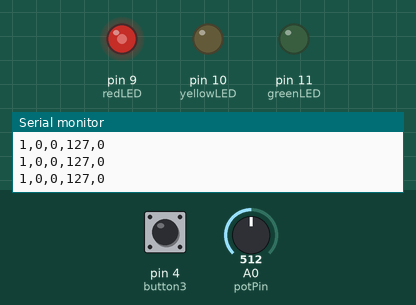
The program below on a simulated Arduino Uno, built with avr-gcc and run on an emulated ATmega328P. On the bench: output pins drawn as LEDs (lit = HIGH), the last lines printed to the serial monitor. The inputs (shaded band) are chosen by the test bench; at power-on: A0 (potPin) = 512, pin 4 (button3) HIGH.

Above: at 1.2 s.
1.3 s: A0 (potPin) set to 716
At 3.2 s:
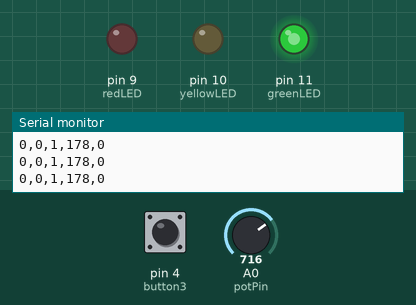
4.3 s: A0 (potPin) set to 900
At 7.0 s:
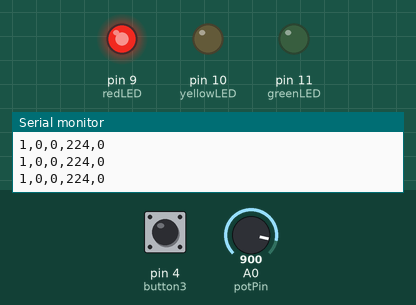
7.3 s: A0 (potPin) set to 511
At 9.0 s:
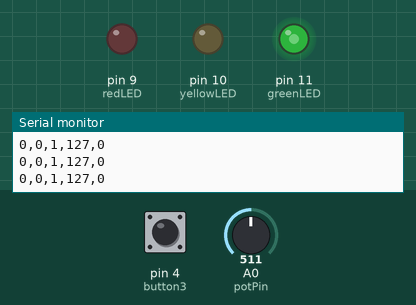
10.3 s: A0 (potPin) set to 122
At 12.8 s:
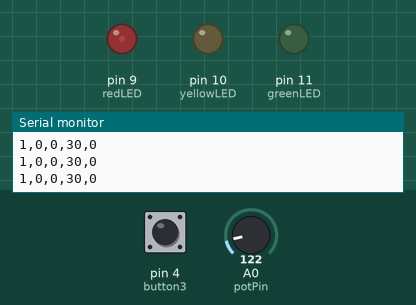
13.3 s: pin 4 (button3) pulled LOW for 0.15 s
At 13.8 s:
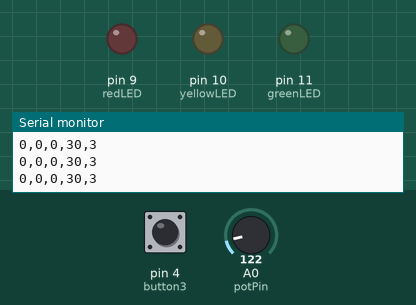
14.9 s: pin 4 (button3) pulled LOW for 1 s
At 16.2 s:
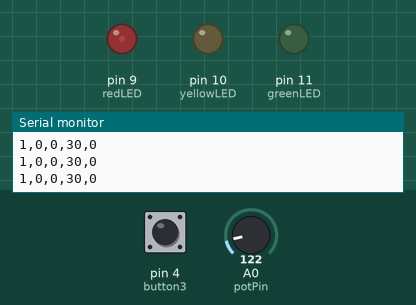
Timing chart, 0 to 18.9 s (numbered marks = the images above; inputs shaded):
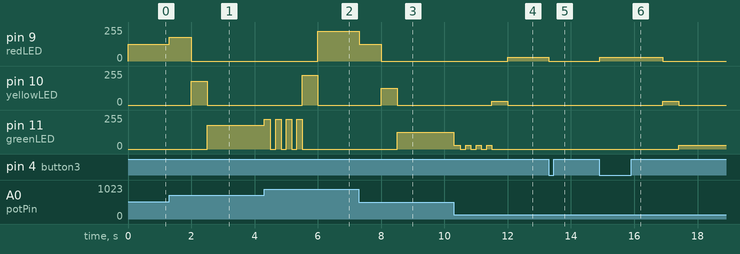

The program:

main.cpp
```cpp
#include <Arduino.h>
#include <TaskScheduler.h>
#include <PinChangeInterrupt.h>

// pin 정의
const int button1 = 2;
const int button2 = 3;
const int button3 = 4;
const int potPin = A0;
const int redLED = 9;
const int yellowLED = 10;
const int greenLED = 11;

// LED 상태 초기화
volatile bool redState = LOW;
volatile bool yellowState = LOW;
volatile bool greenState = LOW;

// LED 상태 변경을 위한 flag
volatile int ledFlag = 0;
// 버튼 flag
volatile int button1flag = 0;
volatile int button2flag = 0;
volatile int button3flag = 0;

// LED 지속 시간
int RED_TIME    = 2000;
int YELLOW_TIME = 500;
int GREEN_TIME  = 2000;

// led 3번씩 꺼지고 켜지기기
const int GREEN_BLINK = 1000;
const int GREEN_BLINK_INTERVAL = 166;

// LED 깜빡임 주기
const int BLINK = 400;

// 가변저항 값 조절 간격
const int BRIGHTNESS_UPDATE_INTERVAL = 10;

// LED 상태 - onenable, ondisable
bool redOE();
void redOD();
bool yellowOE();
void yellowOD();
bool greenOE();
void greenOD();
// LED 상태 - LOW 상태로 변경
void reset();

// LED 상태 - Blink
void Toggle();
// 기본동작의 green blink
bool greenBlinkOE();
void greenBlinkCB();
void greenBlinkOD();

// 버튼 ISR 함수
void button1_ISR();
void button2_ISR();
void button3_ISR();

// 가변저항 값 조절
void adjustBrightness();

// send Traffic State
void sendTrafficState();

// 모드 변경
void updateMode(int mode);

// TaskScheduler 객체 생성
Scheduler ts;

// Task 객체 생성
Task red(RED_TIME, TASK_ONCE, NULL, &ts, false, redOE, redOD); // redOE: onenable, redOD: ondisable
Task yellow(YELLOW_TIME, TASK_ONCE, NULL, &ts, false, yellowOE, yellowOD); // yellowOE: onenable, yellowOD: ondisable
Task green(GREEN_TIME, TASK_ONCE, NULL, &ts, false, greenOE, greenOD);   // greenOE: onenable, greenOD: ondisable
Task greenbasicBlink(GREEN_BLINK_INTERVAL, GREEN_BLINK / (GREEN_BLINK_INTERVAL), greenBlinkCB, &ts, false, greenBlinkOE, greenBlinkOD); // greenBlinkOE: onenable, greenBlinkOD: ondisable

// button2 누르면 모든 LED 깜빡임
Task BlinkAll(BLINK, TASK_FOREVER, &Toggle);

// 가변저항 값 조절
Task adjustBrightnessTask(BRIGHTNESS_UPDATE_INTERVAL, TASK_FOREVER, &adjustBrightness, &ts, true);

// 신호등 상태 전송
Task sendTrafficStateTask(50, TASK_FOREVER, &sendTrafficState, &ts, true);


void setup() {
  Serial.begin(9600);

  // pin mode 설정
  pinMode(button1, INPUT_PULLUP);
  pinMode(button2, INPUT_PULLUP);
  pinMode(button3, INPUT_PULLUP);

  pinMode(potPin, INPUT);

  pinMode(redLED, OUTPUT);
  pinMode(yellowLED, OUTPUT);
  pinMode(greenLED, OUTPUT);

  // Task 등록
  ts.addTask(BlinkAll);

  // pcint 설정
  attachPCINT(digitalPinToPCINT(button1), button1_ISR, FALLING);
  attachPCINT(digitalPinToPCINT(button2), button2_ISR, FALLING);
  attachPCINT(digitalPinToPCINT(button3), button3_ISR, FALLING);

  //red restart
  red.restartDelayed();
}

void loop() {
  // Task 실행
  ts.execute();
}

// 버튼 1, 2, 3 인터럽트 설정
void button1_ISR() {
  button1flag ^= 1; // 버튼을 누를 때마다 0/1 전환
  Serial.println(button1flag);
  if (button1flag == 1) { //버튼이 눌리면
    // LED Task 중단
    red.abort();
    yellow.abort();
    green.abort();
    greenbasicBlink.abort();
    BlinkAll.abort();

    Serial.println("abort");
    //emergency mode
    redState = HIGH;
    yellowState = LOW;
    greenState = LOW;
  }
  else {
    reset();
    BlinkAll.abort(); // 모든 LED 깜빡임 중지 (button2 눌린 상태일 때를 방지)
    Serial.println("restart");
    red.restartDelayed(); //기본동작 재시작
  }
}

void button2_ISR() {
  button2flag ^= 1;
  Serial.println(button2flag);
  if(button2flag == 1){ //button2 눌렸을 때
    // LED Task 중단
    red.abort();
    yellow.abort();
    green.abort();
    greenbasicBlink.abort();

    reset();
    // 모든 LED 깜빡임 시작
    BlinkAll.enable();
  }
  else{
    reset();
    BlinkAll.abort();
    red.restartDelayed(); //기본동작 재시작
    Serial.println("restart");
  }
}

void button3_ISR() {
  button3flag ^= 1;
  if(button3flag == 1){ //button3 눌렸을 때
    // LED Task 중단
    red.abort();
    yellow.abort();
    green.abort();
    greenbasicBlink.abort();
    BlinkAll.abort();

    reset();
  }
  else{
    reset();
    BlinkAll.abort();
    red.restartDelayed(); //기본동작 재시작
    Serial.println("restart");
  }
}

// LED 밝기 조절 함수
void adjustBrightness() {
  int sensorValue = analogRead(potPin); // 가변저항 값 읽기
  int brightness = map(sensorValue, 0, 1023, 0, 255); // 0~1023 → 0~255로 변환

  // LED 밝기 조절: 거짓이면 0, 참이면 brightness 값
  analogWrite(redLED, redState == HIGH ? brightness : 0);
  analogWrite(yellowLED, yellowState == HIGH ? brightness : 0);
  analogWrite(greenLED, greenState == HIGH ? brightness : 0);
}

// 신호등 상태 전송
void sendTrafficState() {
  int sensorValue = analogRead(potPin);
  int brightness = map(sensorValue, 0, 1023, 0, 255);

  // 신호등 상태 전송[redState, yellowState, greenState, brightness, mode]
  Serial.print(redState);
  Serial.print(",");
  Serial.print(yellowState);
  Serial.print(",");
  Serial.print(greenState);
  Serial.print(",");
  Serial.print(brightness);
  Serial.print(",");
  Serial.println(button1flag + 2 * button2flag + 3 * button3flag);
}

// 시리얼 통신 이벤트 처리
void serialEvent() {
  if (Serial.available()) { // 데이터가 수신되면
    String data = Serial.readStringUntil('\n');   // 줄바꿈 문자까지 읽기
    data.trim(); // 앞뒤 공백 제거

    // 모드 변경 처리 (p5.js → Arduino)
    if (data.startsWith("mode:")) { // "mode:"로 시작하는 경우
      int newMode = data.substring(5).toInt(); // "mode:1" → 1로 변환
      if (newMode >= 0 && newMode <= 3) { // 0~3 사이인 경우
        button1flag = (newMode == 1); // 버튼1 flag 설정
        button2flag = (newMode == 2); // 버튼2 flag 설정
        button3flag = (newMode == 3); // 버튼3 flag 설정
        updateMode(newMode); // 모드 변경 처리
      }
    }
    else {
      // 기존 슬라이더 데이터 처리
      int times[3]; // 시간 배열
      int index = 0;
      char *token = strtok(const_cast<char *>(data.c_str()), ","); // 쉼표로 분리
      while (token != NULL && index < 3) { // 쉼표로 분리한 값이 있고 3개 이하인 경우
        times[index++] = atoi(token); // 정수로 변환하여 배열에 저장
        token = strtok(NULL, ",");    // 다음 토큰 읽기
      }
      if (index == 3) { // 3개의 값이 있는 경우
        RED_TIME = times[0];    // 기본동작 red 시간 설정
        YELLOW_TIME = times[1]; // 기본동작 yellow 시간 설정
        GREEN_TIME = times[2]; // 기본동작 green 시간 설정
        red.setInterval(RED_TIME); // red Task 시간 설정
        yellow.setInterval(YELLOW_TIME); // yellow Task 시간 설정
        green.setInterval(GREEN_TIME); // green Task 시간 설정
      }
    }
  }
}

// 모드 변경 시 LED 상태 업데이트 (p5.js에서 받은 모드 적용)
void updateMode(int mode) {
  // 기존 실행 중인 Task 중단
  red.abort();
  yellow.abort();
  green.abort();
  greenbasicBlink.abort();
  BlinkAll.abort();

  reset();
  // 모드에 따라 LED 상태 변경
  switch (mode) {
    case 1:
      redState = HIGH;
      break;
    case 2:
      BlinkAll.enable();
      break;
    case 3:
      // 모든 LED를 꺼두고 대기
      break;
    default:
      red.restartDelayed();
      break;
  }
}

// LED 제어 함수
bool redOE() {
  redState = HIGH;
  Serial.println("red on");
  return true;
}

void redOD() {
  redState = LOW;
  ledFlag = 1;
  Serial.println("red off");

  yellow.restartDelayed(); // red 끝나고 yellow Task 시작
}

bool yellowOE() {
  yellowState = HIGH;
  Serial.println("yellow on");
  return true;
}

void yellowOD() {
  yellowState = LOW;
  Serial.println("yellow off");
  if(ledFlag==1){
    green.restartDelayed(); // yellow 끝나고 green Task 시작
  }
  else{
    red.restartDelayed(); // yellow 끝나고 red Task 시작
  }
}

bool greenOE() {
  greenState = HIGH;
  Serial.println("green on");
  return true;
}

void greenOD() {
  greenState = LOW;
  Serial.println("green off");
  ledFlag = 0;
  greenbasicBlink.restartDelayed(); // green 끝나고 greenBlink Task 시작
}


// basic green blink
bool greenBlinkOE() {
  greenState = LOW;
  return true;
}

void greenBlinkCB()  {
  greenState = greenState ^ 1;
}

void greenBlinkOD() {
  greenState = LOW;
  yellow.restartDelayed();
}
// LED Blink
void Toggle(){
  redState = redState ^ 1;
  yellowState = yellowState ^ 1;
  greenState = greenState ^ 1;
}

void reset(){
  redState = LOW;
  yellowState = LOW;
  greenState = LOW;
}
```

Measured:
- after the input at 1.3 s, pin 9 (redLED): 127/255 → 178/255 at once, → 0/255 0.70 s later; pin 11 (greenLED): 0/255 → 178/255 after 1.2 s
- after the input at 4.3 s, pin 9 (redLED): 0/255 → 224/255 after 1.7 s
- after the input at 7.3 s, pin 9 (redLED): 224/255 → 127/255 at once, → 0/255 0.70 s later; pin 11 (greenLED): 0/255 → 127/255 after 1.2 s
- after the input at 10.3 s, pin 9 (redLED): 0/255 → 30/255 after 1.7 s
- after the input at 13.3 s, pin 9 (redLED): 30/255 → 0/255 after 0.00 s instead of 0.70 s; pin 10 (yellowLED): stays 0/255 (without the input it goes to 30/255 after 0.70 s); pin 11 (greenLED): stays 0/255 (without the input it goes to 30/255 after 1.2 s)
- after the input at 14.9 s, pin 9 (redLED): 0/255 → 30/255 at once, → 0/255 2.0 s later; pin 10 (yellowLED): 0/255 → 30/255 after 2.0 s, → 0/255 0.50 s later; pin 11 (greenLED): 0/255 → 30/255 after 2.5 s
